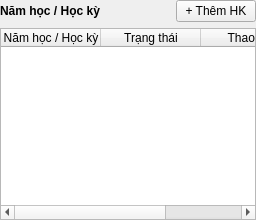
         <widget class="QWidget" name="pageDmNamHoc">
          <layout class="QVBoxLayout" name="pageDmNamHocLayout">
           <property name="leftMargin"><number>0</number></property>
           <property name="topMargin"><number>0</number></property>
           <property name="rightMargin"><number>0</number></property>
           <property name="bottomMargin"><number>0</number></property>
           <item>
            <layout class="QHBoxLayout" name="dmNamHocTop">
             <item><widget class="QLabel" name="lblDmNamHocTitle"><property name="text"><string>Năm học / Học kỳ</string></property><property name="styleSheet"><string notr="true">font-weight:700;</string></property></widget></item>
             <item><spacer name="spDmNamHoc"><property name="orientation"><enum>Qt::Horizontal</enum></property><property name="sizeHint" stdset="0"><size><width>40</width><height>20</height></size></property></spacer></item>
             <item><widget class="QPushButton" name="btnDmThemHocKyPage"><property name="text"><string>+ Thêm HK</string></property></widget></item>
            </layout>
           </item>
           <item>
            <widget class="QTableWidget" name="tbDmHocKyPage">
             <property name="alternatingRowColors"><bool>true</bool></property>
             <column><property name="text"><string>Năm học / Học kỳ</string></property></column>
             <column><property name="text"><string>Trạng thái</string></property></column>
             <column><property name="text"><string>Thao tác</string></property></column>
            </widget>
           </item>
          </layout>
         </widget>
